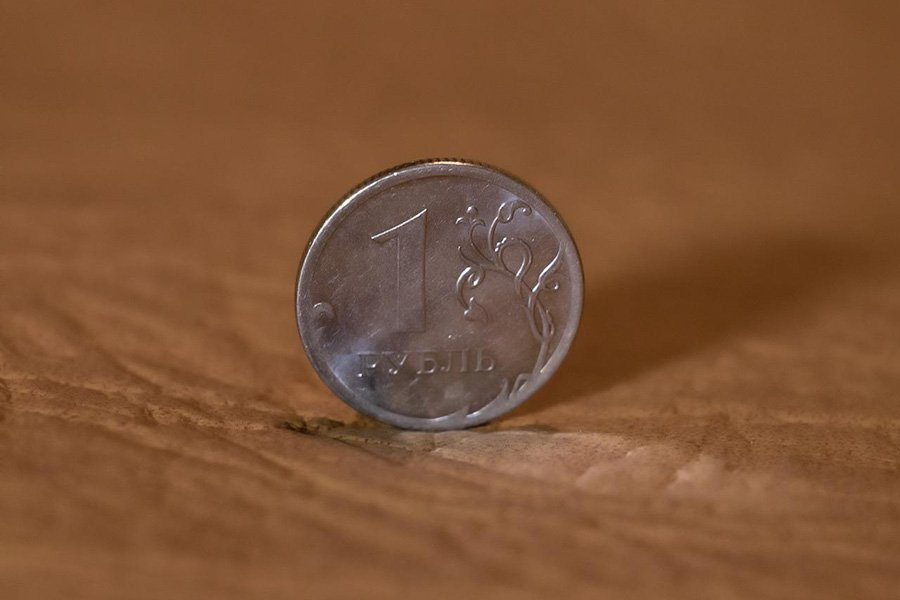
#> input picture finding object/money_detect/1rubl.jpg, 900 x 600 px
$ python foto_money.py
#> lines starting #> are read from the running program, lines starting #| are printed output that depends on the picture; after the words box and inside, x2 and y2 are one past the last pixel; in counts of white or black regions, pixels touching at a corner belong together
import cv2

# Загрузка изображения
img = cv2.imread('1rubl.jpg')
#> img is the input picture: shape (600, 900, 3); mean B, G, R 53.6, 83.6, 126.9
#img = cv2.imread('circle_test.jpg') можно попробывать такое изображение

# Преобразование изображения в оттенки серого
gray = cv2.cvtColor(img, cv2.COLOR_BGR2GRAY)
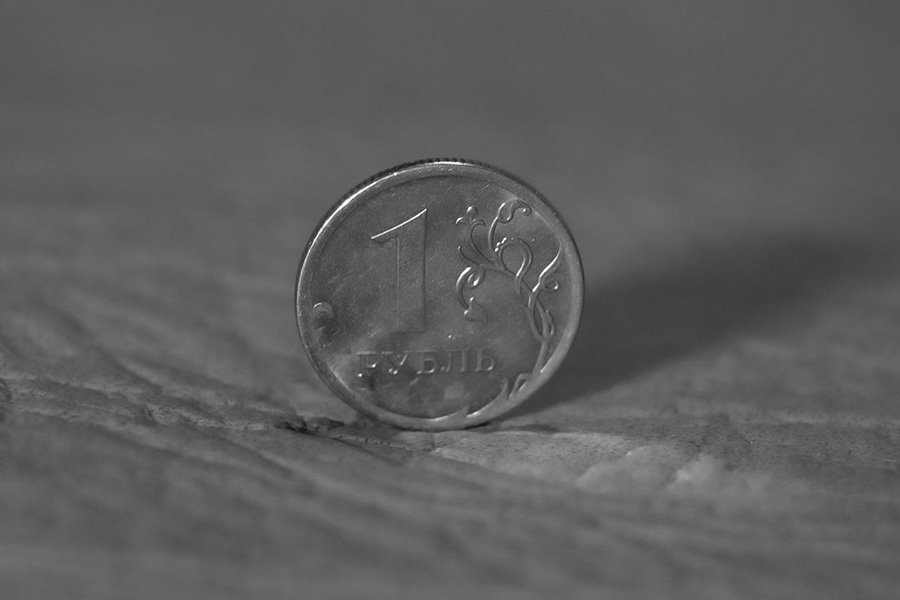
#> gray: shape (600, 900); min 18, max 255, mean 93.2


# Поиск кругов
# cv2.HoughCircles(image, method, dp, minDist, param1, param2, minRadius, maxRadius)
# dp - Разрешение обратного преобразования Хафа (dp=1 - размер изображения)
# minDist - Минимальное расстояние между центрами найденных кругов
# param1 - Первый параметр метода детекции кругов (чувствительность детектора)
# param2 - Второй параметр метода детекции кругов (пороговое значение для центров круживает ругов)
# minRadius - Минимальный радиус искомых кругов
# maxRadius - Максимальный радиус искомых кругов
circles = cv2.HoughCircles(gray, cv2.HOUGH_GRADIENT, dp=1, minDist=300,
                               param1=150, param2=30, minRadius=100, maxRadius=200)
#> circles = [[427.5, 298.5, 133.4]]


if circles is not None:
    circles = circles[0]

    for circle in circles:
        center = (int(circle[0]), int(circle[1]))  # Преобразуем координаты центра в целые числа
        radius = int(circle[2])  # Преобразуем радиус в целое число
        cv2.circle(img, center, radius, (0, 255, 0), 2)
#> this loop made 1 pass
#> (circle, center, radius) on pass 1: ([427.5, 298.5, 133.4], (427, 298), 133)
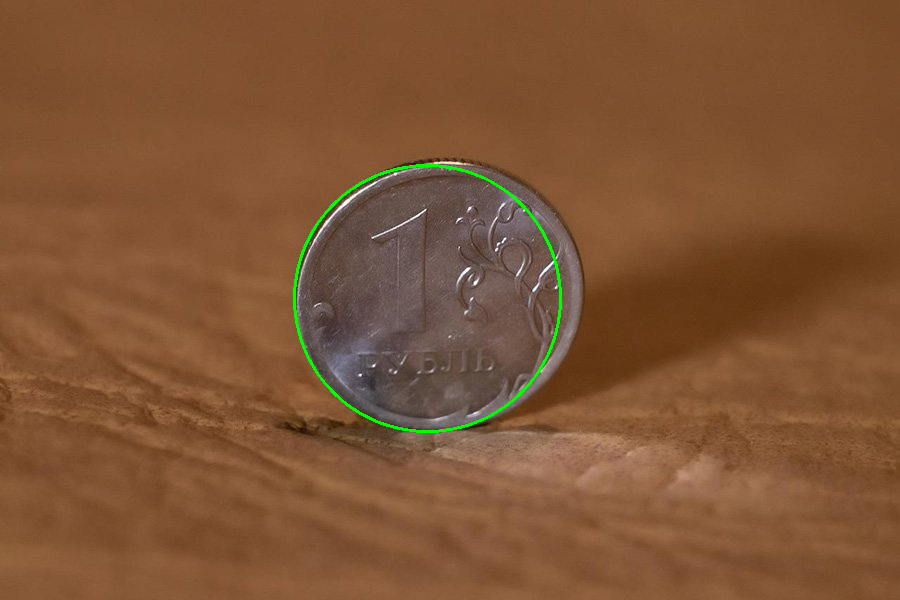
#> img: shape (600, 900, 3); 0.46% of pixels changed, all inside (x1, y1, x2, y2) = (293, 164, 562, 433)

# Отображаем изображение с найденными кругами
cv2.imshow('Circle Detection', img)

cv2.waitKey(0)
cv2.destroyAllWindows()
